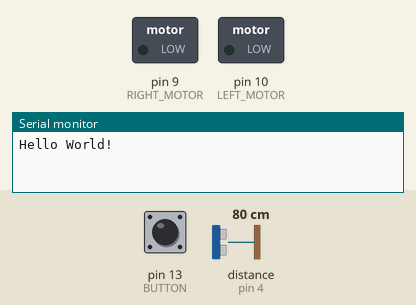
Simulated run of this program. Board: Arduino Nano, built with avr-gcc and run on an emulated ATmega328P. On the bench: switched loads named in the program (green lamp = pin HIGH), the last lines printed to the serial monitor. The test bench sets the inputs (shaded band); at power-on: pin 13 (BUTTON) LOW, distance to the obstacle (sensor on pin 4) 80 cm.

Above: at 0.8 s.
0.9 s: pin 13 (BUTTON) pulled HIGH for 0.15 s
At 1.7 s:
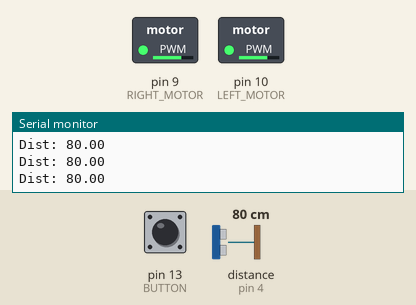
2.7 s: distance to the obstacle (sensor on pin 4) set to 2 cm
Timing chart, 0 to 5.7 s (numbered marks = the images above; inputs shaded):
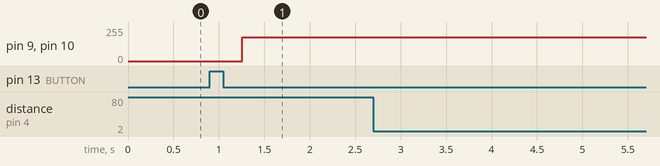

Measured:
- after the input at 0.9 s, pin 9 (RIGHT_MOTOR), pin 10 (LEFT_MOTOR): 0/255 → 180/255 after 0.36 s

The program:

main.cpp
```cpp
#include <Arduino.h>
#include "HCSR04.h"

#define LEFT_MOTOR 10
#define RIGHT_MOTOR 9
#define BUTTON 13

// function prototypes
void moveForward();
void stop();
void turnLeft();
void turnRight();


float distance = 1;
int leftMotorPWM = 180;
int rightMotorPWM = 180;
float minDistance = .4;


HCSR04 distanceSensor(5,4);

void setup() {
    // put your setup code here, to run once:
    Serial.begin(9600);
    Serial.println("Hello World!");
    pinMode(LEFT_MOTOR, OUTPUT);
    pinMode(RIGHT_MOTOR, OUTPUT);
    pinMode(BUTTON,INPUT);
    while(!digitalRead(BUTTON));
    while(digitalRead(BUTTON));
    delay(200);
}


void loop() {
    // put your main code here, to run repeatedly:
    if(digitalRead(BUTTON)){
      Serial.println("Button detected, stopping!");
      stop();
      while(true);
    }
    distance = distanceSensor.getDistance();
    Serial.println("Dist: " + String(distance));
    if(distance < minDistance && distance != -1){
      stop();
      turnLeft();
      delay(300);
      moveForward();
    }
    moveForward();
}

void moveForward(){
  analogWrite(LEFT_MOTOR, leftMotorPWM);
  analogWrite(RIGHT_MOTOR, rightMotorPWM);
}

void stop(){
  digitalWrite(LEFT_MOTOR, LOW);
  digitalWrite(RIGHT_MOTOR, LOW);
}

void turnLeft(){
  analogWrite(RIGHT_MOTOR, rightMotorPWM);
  digitalWrite(LEFT_MOTOR, LOW);
}

void turnRight(){
  analogWrite(LEFT_MOTOR, leftMotorPWM);
  digitalWrite(RIGHT_MOTOR, LOW);
}
```
